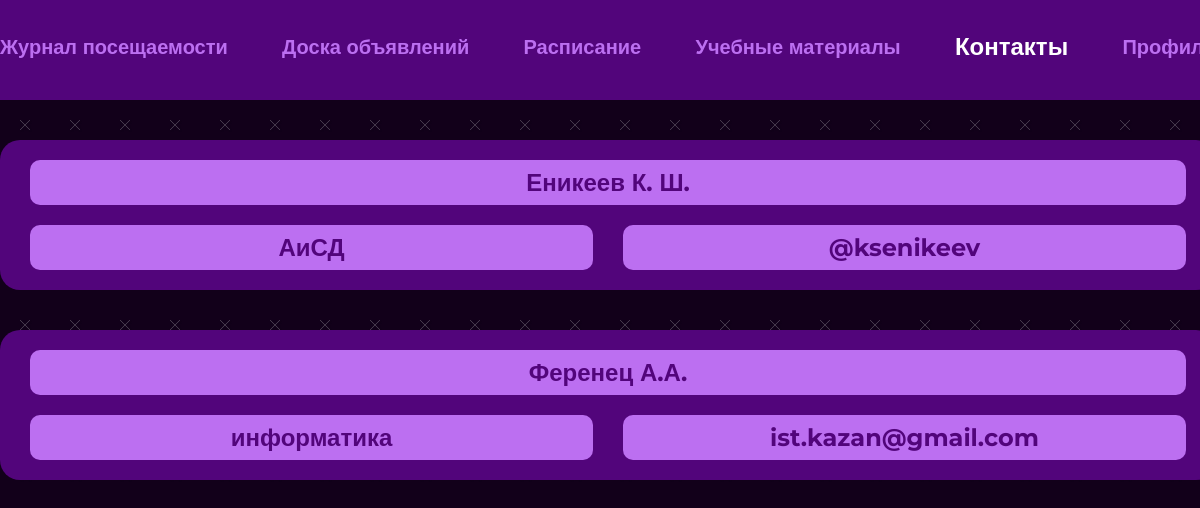
The app's page /contacts (signed in) with its own data.
### main/models.py (models this page shows, shortened)
class Contact(models.Model):
    lesson = models.CharField(max_length=50, blank=True)
    teacher = models.CharField(max_length=100)
    contact = models.CharField(max_length=100)
    room = models.ForeignKey(Room, on_delete=models.CASCADE)

### main/views.py (the view)
# urls.py: path('contacts', views.contacts, name='contacts'),
@login_required()
def contacts(request):
    cur_student = get_student(request)
    contacts = Contact.objects.filter(room=cur_student.room).order_by('-id')
    contex = {
        'contacts': contacts,
        'navbar': 'contacts',
        'perm': get_perm(cur_student.permission)
    }
    return render(request, "main/contact.html", context=contex)

### main/views.py (called while the page is built)
def get_student(request):
    return Student.objects.get(user=request.user)

def get_perm(permission):
    if permission == 0:
        return False
    return True

### main/templates/main/contact.html (shortened to what this page needs)
{% extends 'main/base.html' %}
{% load static %}
{% block content %}
<div class="container">
          <div class="contact__container">
              {% for elem in contacts %}
            <div class="contact__cell">
              <div class="contact__title">{{ elem.teacher }}</div>
              <div class="contact__info">
                <div class="contact__text">{{ elem.lesson }}</div>
                <div class="contact__text contact__randomname">{{ elem.contact }}
                </div>
              </div>
            </div>
            {% endfor %}
          </div>
        </div>
{% endblock content %}

### main/static/main/css/main.css (style rules this page uses)
* { padding: 0; margin: 0; border: 0; }
*, *:before, *:after { -webkit-box-sizing: border-box; box-sizing: border-box; }
html, body { width: 100%; line-height: 1; font-size: 16px; -ms-text-size-adjust: 100%; -moz-text-size-adjust: 100%; -webkit-text-size-adjust: 100%; }
body { font-family: "Montserrat", sans-serif; background: url("./img/bg.jpg"); background-size: 50px; }
.container { width: 1216px; margin: 0 auto; }
.contact__container { display: -webkit-box; display: -ms-flexbox; display: flex; -webkit-box-align: center; -ms-flex-align: center; align-items: center; gap: 40px; -webkit-box-orient: vertical; -webkit-box-direction: normal; -ms-flex-direction: column; flex-direction: column; }
.contact__cell { width: 1216px; background: #52057B; border-radius: 20px; display: -webkit-box; display: -ms-flexbox; display: flex; -webkit-box-orient: vertical; -webkit-box-direction: normal; -ms-flex-direction: column; flex-direction: column; gap: 20px; -webkit-box-align: center; -ms-flex-align: center; align-items: center; padding: 20px 30px; }
.contact__title { width: 1156px; background: #BC6FF1; border-radius: 10px; display: -webkit-box; display: -ms-flexbox; display: flex; -webkit-box-pack: center; -ms-flex-pack: center; justify-content: center; -webkit-box-align: center; -ms-flex-align: center; align-items: center; color: #52057B; font-weight: 700; font-size: 24px; height: 45px; }
.contact__info { display: -webkit-box; display: -ms-flexbox; display: flex; width: 100%; -webkit-box-pack: justify; -ms-flex-pack: justify; justify-content: space-between; }
.contact__text { width: 563px; height: 45px; background: #BC6FF1; border-radius: 10px; display: -webkit-box; display: -ms-flexbox; display: flex; -webkit-box-pack: center; -ms-flex-pack: center; justify-content: center; -webkit-box-align: center; -ms-flex-align: center; align-items: center; color: #52057B; font-weight: 700; font-size: 24px; }

### records on screen
Contact: teacher "Еникеев К. Ш.", lesson "АиСД", contact "@ksenikeev"
Contact: teacher "Ференец А.А.", lesson "информатика", contact "ist.kazan@gmail.com"
